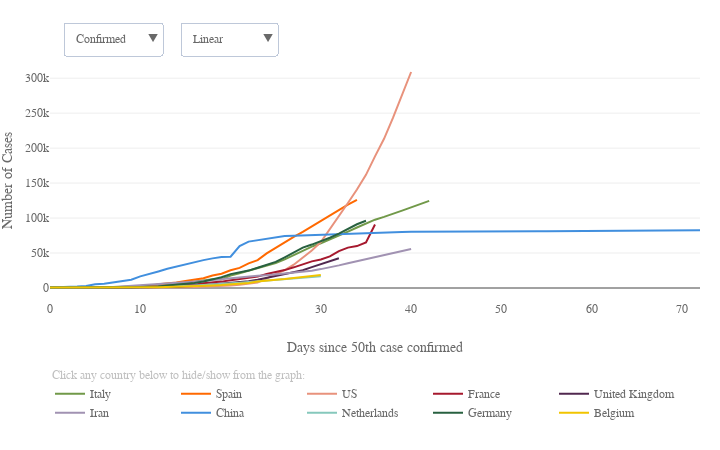

The notebook cell this image was saved under:
### Code cell
# Plot timeline confirmed top ten countries

# Plot

data = []
for i, c in enumerate(top10_country):
    data.append(go.Scatter(x = df_merged[df_merged['Country/Region'] == c].days_since_50th_conf,
                           y = df_merged[df_merged['Country/Region'] == c].confirmed,
                           name = c,
                           marker = dict(color = top10_col[i]),
                           hoverinfo = 'text+y',
                           hovertext = c,
                           hoverlabel = dict(bordercolor = top10_col[i], 
                                 bgcolor = 'white', 
                                 font = dict(color = top10_col[i])),
                          ))
    data.append(go.Scatter(x = df_merged[df_merged['Country/Region'] == c].days_since_50th_conf,
                           y = df_merged[df_merged['Country/Region'] == c].deaths,
                           name = c,
                           marker = dict(color = top10_col[i]),
                           hoverinfo = 'text+y',
                           hovertext = c,
                           hoverlabel = dict(bordercolor = top10_col[i], 
                                 bgcolor = 'white', 
                                 font = dict(color = top10_col[i])),
                           showlegend = False,
                           visible = False
                          ))

conf_visible = [True, False, True, False, True, False, True, False, True, False, 
                True, False, True, False, True, False, True, False, True, False] 
death_visible = [False, True, False, True, False, True, False, True, False, True, 
                 False, True, False, True, False, True, False, True, False, True]

lay = go.Layout(width = width_px, 
                height = height_px, 
                #bargap = 0.2,
                xaxis = dict(title='Days since 50th case confirmed',
                             nticks = 10,
                             rangemode = 'nonnegative',
                             zeroline = False,
                             showgrid = False,
                            ),
                yaxis = dict(title='Number of Cases',
                             type = 'linear',
                            ),
                hovermode = 'closest',
                font = dict(size = label_size,
                            family = label_font,
                            color = label_col,
                           ),
                legend = dict(x = 0.0, 
                              y = -0.33,
                              orientation = 'h',
                             ),
                margin=dict(l = margin_l, r = margin_r, b = margin_b, t = margin_t, pad=0),
                annotations=[dict(x = 0.0,
                                  y = -0.35,
                                  showarrow = False,
                                  text = 'Click any country below to hide/show from the graph:',
                                  xref = 'paper',
                                  yref = 'paper',
                                  font=dict(
                                      family = label_font,
                                      size = label_size,
                                      color = 'silver',),
                                 ),
                            ],
                updatemenus=[dict(buttons=list([dict(args = ["yaxis.type", 'linear'],
                                                     label = 'Linear',
                                                     method = 'relayout'
                                                    ),
                                                dict(
                                                    args = ["yaxis.type", 'log'],
                                                    label = 'Logarithmic',
                                                    method = 'relayout'
                                                )
                                               ]),
                                  direction = "down",
                                  pad = {"r": 10, "t": 10},
                                  showactive = True,
                                  x = 0.2,
                                  xanchor = 'left',
                                  y = 1.2,
                                  yanchor = 'top'
                                 ),
                             dict(buttons=list([dict(args = [{'visible': conf_visible, 'showlegend' : True }],
                                                     label = 'Confirmed   ',
                                                     method = 'restyle'
                                                    ),
                                                dict(args = [{'visible': death_visible, 'showlegend' : True }],
                                                     label = 'Deaths',
                                                     method = 'restyle'
                                                    ),
                                               ]),
                                  direction = "down",
                                  pad = {"r": 10, "t": 10},
                                  showactive = True,
                                  x = 0.02,
                                  xanchor = 'left',
                                  y = 1.2,
                                  yanchor = 'top'
                                 ),
                            ]
               )


fig = dict(data=data, layout=lay)
plotly.offline.iplot(fig)

# Save JS
plot = plotly.offline.plot({'data':data,
                            'layout':lay},
                           include_plotlyjs = False,
                           output_type = 'div',
                           config = dict(showLink = False,
                                         modeBarButtonsToRemove = ['sendDataToCloud'],
                                         displaylogo = False,
                                         responsive = True)
                          )

path = '../visuals/timelines/'
out_file = open(path+'timeline_days.html', 'w')
out_file.write('<!DOCTYPE html><html><head><script src="https://cdn.plot.ly/plotly-latest.min.js"></script></head><body>')
out_file.write(plot)
out_file.write('</body><html>')
out_file.close()

### Figure 1 — Plotly figure (JSON) as saved in the notebook; plotly's stock layout.template omitted (floating-point values rounded to 4 significant figures)
{"data": [{"hoverinfo": "text+y", "hoverlabel": {"bgcolor": "white", "bordercolor": "#719949", "font": {"color": "#719949"}}, "hovertext": "Italy", "marker": {"color": "#719949"}, "name": "Italy", "type": "scatter", "uid": "dec7b324-76e4-11ea-8419-8c8590b56c5d", "x": [-30, -29, -28, -27, -26, -25, -24, -23, -22, -21, -20, -19, -18, -17, -16, -15, -14, -13, -12, -11, -10, -9, -8, -7, -6, -5, -4, -3, -2, -1, 0, 1, 2, 3, 4, 5, 6, 7, 8, 9, 10, 11, 12, 13, 14, 15, 16, 17, 18, 19, 20, 21, 22, 23, 24, 25, 26, 27, 28, 29, 30, 31, 32, 33, 34, 35, 36, 37, 38, 39, 40, 41, 42], "y": [0, 0, 0, 0, 0, 0, 0, 0, 2, 2, 2, 2, 2, 2, 2, 3, 3, 3, 3, 3, 3, 3, 3, 3, 3, 3, 3, 3, 3, 20, 62, 155, 229, 322, 453, 655, 888, 1128, 1694, 2036, 2502, 3089, 3858, 4636, 5883, 7375, 9172, 10149, 12462, 12462, 17660, 21157, 24747, 27980, 31506, 35713, 41035, 47021, 53578, 59138, 63927, 69176, 74386, 80589, 86498, 92472, 97689, 101739, 105792, 110574, 115242, 119827, 124632]}, {"hoverinfo": "text+y", "hoverlabel": {"bgcolor": "white", "bordercolor": "#719949", "font": {"color": "#719949"}}, "hovertext": "Italy", "marker": {"color": "#719949"}, "name": "Italy", "showlegend": false, "type": "scatter", "uid": "dec7b4da-76e4-11ea-8f9c-8c8590b56c5d", "visible": false, "x": [-30, -29, -28, -27, -26, -25, -24, -23, -22, -21, -20, -19, -18, -17, -16, -15, -14, -13, -12, -11, -10, -9, -8, -7, -6, -5, -4, -3, -2, -1, 0, 1, 2, 3, 4, 5, 6, 7, 8, 9, 10, 11, 12, 13, 14, 15, 16, 17, 18, 19, 20, 21, 22, 23, 24, 25, 26, 27, 28, 29, 30, 31, 32, 33, 34, 35, 36, 37, 38, 39, 40, 41, 42], "y": [0, 0, 0, 0, 0, 0, 0, 0, 0, 0, 0, 0, 0, 0, 0, 0, 0, 0, 0, 0, 0, 0, 0, 0, 0, 0, 0, 0, 0, 1, 2, 3, 7, 10, 12, 17, 21, 29, 34, 52, 79, 107, 148, 197, 233, 366, 463, 631, 827, 827, 1266, 1441, 1809, 2158, 2503, 2978, 3405, 4032, 4825, 5476, 6077, 6820, 7503, 8215, 9134, 10023, 10779, 11591, 12428, 13155, 13915, 14681, 15362]}, {"hoverinfo": "text+y", "hoverlabel": {"bgcolor": "white", "bordercolor": "#FF6900", "font": {"color": "#FF6900"}}, "hovertext": "Spain", "marker": {"color": "#FF6900"}, "name": "Spain", "type": "scatter", "uid": "dec7b5e6-76e4-11ea-9aa6-8c8590b56c5d", "x": [-38, -37, -36, -35, -34, -33, -32, -31, -30, -29, -28, -27, -26, -25, -24, -23, -22, -21, -20, -19, -18, -17, -16, -15, -14, -13, -12, -11, -10, -9, -8, -7, -6, -5, -4, -3, -2, -1, 0, 1, 2, 3, 4, 5, 6, 7, 8, 9, 10, 11, 12, 13, 14, 15, 16, 17, 18, 19, 20, 21, 22, 23, 24, 25, 26, 27, 28, 29, 30, 31, 32, 33, 34], "y": [0, 0, 0, 0, 0, 0, 0, 0, 0, 1, 1, 1, 1, 1, 1, 1, 1, 2, 2, 2, 2, 2, 2, 2, 2, 2, 2, 2, 2, 2, 2, 2, 2, 6, 13, 15, 32, 45, 84, 120, 165, 222, 259, 400, 500, 673, 1073, 1695, 2277, 2277, 5232, 6391, 7798, 9942, 11748, 13910, 17963, 20410, 25374, 28768, 35136, 39885, 49515, 57786, 65719, 73235, 80110, 87956, 95923, 104118, 112065, 119199, 126168]}, {"hoverinfo": "text+y", "hoverlabel": {"bgcolor": "white", "bordercolor": "#FF6900", "font": {"color": "#FF6900"}}, "hovertext": "Spain", "marker": {"color": "#FF6900"}, "name": "Spain", "showlegend": false, "type": "scatter", "uid": "dec7b6e2-76e4-11ea-bbcd-8c8590b56c5d", "visible": false, "x": [-38, -37, -36, -35, -34, -33, -32, -31, -30, -29, -28, -27, -26, -25, -24, -23, -22, -21, -20, -19, -18, -17, -16, -15, -14, -13, -12, -11, -10, -9, -8, -7, -6, -5, -4, -3, -2, -1, 0, 1, 2, 3, 4, 5, 6, 7, 8, 9, 10, 11, 12, 13, 14, 15, 16, 17, 18, 19, 20, 21, 22, 23, 24, 25, 26, 27, 28, 29, 30, 31, 32, 33, 34], "y": [0, 0, 0, 0, 0, 0, 0, 0, 0, 0, 0, 0, 0, 0, 0, 0, 0, 0, 0, 0, 0, 0, 0, 0, 0, 0, 0, 0, 0, 0, 0, 0, 0, 0, 0, 0, 0, 0, 0, 0, 1, 2, 3, 5, 10, 17, 28, 35, 54, 55, 133, 195, 289, 342, 533, 623, 830, 1043, 1375, 1772, 2311, 2808, 3647, 4365, 5138, 5982, 6803, 7716, 8464, 9387, 10348, 11198, 11947]}, {"hoverinfo": "text+y", "hoverlabel": {"bgcolor": "white", "bordercolor": "#E8927C", "font": {"color": "#E8927C"}}, "hovertext": "US", "marker": {"color": "#E8927C"}, "name": "US", "type": "scatter", "uid": "dec7b7c8-76e4-11ea-b833-8c8590b56c5d", "x": [-32, -31, -30, -29, -28, -27, -26, -25, -24, -23, -22, -21, -20, -19, -18, -17, -16, -15, -14, -13, -12, -11, -10, -9, -8, -7, -6, -5, -4, -3, -2, -1, 0, 1, 2, 3, 4, 5, 6, 7, 8, 9, 10, 11, 12, 13, 14, 15, 16, 17, 18, 19, 20, 21, 22, 23, 24, 25, 26, 27, 28, 29, 30, 31, 32, 33, 34, 35, 36, 37, 38, 39, 40], "y": [1, 2, 2, 5, 5, 5, 5, 5, 7, 8, 8, 11, 11, 11, 11, 11, 11, 11, 11, 12, 12, 13, 13, 13, 13, 13, 13, 13, 13, 15, 15, 15, 51, 51, 57, 58, 60, 68, 74, 98, 118, 149, 217, 262, 402, 518, 583, 959, 1281, 1663, 2179, 2727, 3499, 4632, 6421, 7783, 13677, 19100, 25489, 33276, 43847, 53740, 65778, 83836, 101657, 121478, 140886, 161807, 188172, 213372, 243453, 275586, 308850]}, {"hoverinfo": "text+y", "hoverlabel": {"bgcolor": "white", "bordercolor": "#E8927C", "font": {"color": "#E8927C"}}, "hovertext": "US", "marker": {"color": "#E8927C"}, "name": "US", "showlegend": false, "type": "scatter", "uid": "dec7b8b8-76e4-11ea-b1c1-8c8590b56c5d", "visible": false, "x": [-32, -31, -30, -29, -28, -27, -26, -25, -24, -23, -22, -21, -20, -19, -18, -17, -16, -15, -14, -13, -12, -11, -10, -9, -8, -7, -6, -5, -4, -3, -2, -1, 0, 1, 2, 3, 4, 5, 6, 7, 8, 9, 10, 11, 12, 13, 14, 15, 16, 17, 18, 19, 20, 21, 22, 23, 24, 25, 26, 27, 28, 29, 30, 31, 32, 33, 34, 35, 36, 37, 38, 39, 40], "y": [0, 0, 0, 0, 0, 0, 0, 0, 0, 0, 0, 0, 0, 0, 0, 0, 0, 0, 0, 0, 0, 0, 0, 0, 0, 0, 0, 0, 0, 0, 0, 0, 0, 0, 0, 0, 0, 1, 1, 6, 7, 11, 12, 14, 17, 21, 22, 28, 36, 40, 47, 54, 63, 85, 108, 118, 200, 244, 307, 417, 557, 706, 942, 1209, 1581, 2026, 2467, 2978, 3873, 4757, 5926, 7087, 8407]}, {"hoverinfo": "text+y", "hoverlabel": {"bgcolor": "white", "bordercolor": "#A6192E", "font": {"color": "#A6192E"}}, "hovertext": "France", "marker": {"color": "#A6192E"}, "name": "France", "type": "scatter", "uid": "dec7b99e-76e4-11ea-b7b0-8c8590b56c5d", "x": [-36, -35, -34, -33, -32, -31, -30, -29, -28, -27, -26, -25, -24, -23, -22, -21, -20, -19, -18, -17, -16, -15, -14, -13, -12, -11, -10, -9, -8, -7, -6, -5, -4, -3, -2, -1, 0, 1, 2, 3, 4, 5, 6, 7, 8, 9, 10, 11, 12, 13, 14, 15, 16, 17, 18, 19, 20, 21, 22, 23, 24, 25, 26, 27, 28, 29, 30, 31, 32, 33, 34, 35, 36], "y": [0, 2, 3, 3, 3, 4, 5, 5, 5, 6, 6, 6, 6, 6, 6, 6, 11, 11, 11, 11, 11, 11, 11, 12, 12, 12, 12, 12, 12, 12, 12, 12, 12, 14, 18, 38, 57, 100, 130, 191, 204, 288, 380, 656, 959, 1136, 1219, 1794, 2293, 2293, 3681, 4496, 4532, 6683, 7715, 9124, 10970, 12758, 14463, 16243, 20123, 22622, 25600, 29551, 33402, 38105, 40708, 45170, 52827, 57749, 59929, 65202, 90848]}, {"hoverinfo": "text+y", "hoverlabel": {"bgcolor": "white", "bordercolor": "#A6192E", "font": {"color": "#A6192E"}}, "hovertext": "France", "marker": {"color": "#A6192E"}, "name": "France", "showlegend": false, "type": "scatter", "uid": "dec7ba82-76e4-11ea-a9d7-8c8590b56c5d", "visible": false, "x": [-36, -35, -34, -33, -32, -31, -30, -29, -28, -27, -26, -25, -24, -23, -22, -21, -20, -19, -18, -17, -16, -15, -14, -13, -12, -11, -10, -9, -8, -7, -6, -5, -4, -3, -2, -1, 0, 1, 2, 3, 4, 5, 6, 7, 8, 9, 10, 11, 12, 13, 14, 15, 16, 17, 18, 19, 20, 21, 22, 23, 24, 25, 26, 27, 28, 29, 30, 31, 32, 33, 34, 35, 36], "y": [0, 0, 0, 0, 0, 0, 0, 0, 0, 0, 0, 0, 0, 0, 0, 0, 0, 0, 0, 0, 0, 0, 0, 1, 1, 1, 1, 1, 1, 1, 1, 1, 1, 1, 2, 2, 2, 2, 2, 3, 4, 4, 6, 9, 11, 19, 19, 33, 48, 48, 79, 91, 91, 149, 149, 149, 244, 451, 563, 676, 862, 1102, 1333, 1698, 1997, 2317, 2611, 3030, 3532, 4043, 5398, 6520, 7574]}, {"hoverinfo": "text+y", "hoverlabel": {"bgcolor": "white", "bordercolor": "#51284F", "font": {"color": "#51284F"}}, "hovertext": "United Kingdom", "marker": {"color": "#51284F"}, "name": "United Kingdom", "type": "scatter", "uid": "dec7bb62-76e4-11ea-bad4-8c8590b56c5d", "x": [-40, -39, -38, -37, -36, -35, -34, -33, -32, -31, -30, -29, -28, -27, -26, -25, -24, -23, -22, -21, -20, -19, -18, -17, -16, -15, -14, -13, -12, -11, -10, -9, -8, -7, -6, -5, -4, -3, -2, -1, 0, 1, 2, 3, 4, 5, 6, 7, 8, 9, 10, 11, 12, 13, 14, 15, 16, 17, 18, 19, 20, 21, 22, 23, 24, 25, 26, 27, 28, 29, 30, 31, 32], "y": [0, 0, 0, 0, 0, 0, 0, 0, 2, 2, 2, 2, 2, 2, 2, 3, 3, 3, 8, 8, 9, 9, 9, 9, 9, 9, 9, 9, 9, 9, 9, 9, 13, 13, 13, 15, 20, 23, 36, 40, 51, 86, 116, 164, 207, 274, 322, 384, 459, 459, 802, 1144, 1145, 1551, 1960, 2642, 2716, 4014, 5067, 5745, 6726, 8164, 9640, 11812, 14745, 17312, 19780, 22453, 25481, 29865, 34173, 38689, 42477]}, {"hoverinfo": "text+y", "hoverlabel": {"bgcolor": "white", "bordercolor": "#51284F", "font": {"color": "#51284F"}}, "hovertext": "United Kingdom", "marker": {"color": "#51284F"}, "name": "United Kingdom", "showlegend": false, "type": "scatter", "uid": "dec7bc46-76e4-11ea-aef5-8c8590b56c5d", "visible": false, "x": [-40, -39, -38, -37, -36, -35, -34, -33, -32, -31, -30, -29, -28, -27, -26, -25, -24, -23, -22, -21, -20, -19, -18, -17, -16, -15, -14, -13, -12, -11, -10, -9, -8, -7, -6, -5, -4, -3, -2, -1, 0, 1, 2, 3, 4, 5, 6, 7, 8, 9, 10, 11, 12, 13, 14, 15, 16, 17, 18, 19, 20, 21, 22, 23, 24, 25, 26, 27, 28, 29, 30, 31, 32], "y": [0, 0, 0, 0, 0, 0, 0, 0, 0, 0, 0, 0, 0, 0, 0, 0, 0, 0, 0, 0, 0, 0, 0, 0, 0, 0, 0, 0, 0, 0, 0, 0, 0, 0, 0, 0, 0, 0, 0, 0, 0, 0, 1, 2, 2, 3, 4, 6, 8, 8, 8, 21, 21, 56, 56, 72, 138, 178, 234, 282, 336, 423, 466, 580, 761, 1021, 1231, 1411, 1793, 2357, 2926, 3611, 4320]}, {"hoverinfo": "text+y", "hoverlabel": {"bgcolor": "white", "bordercolor": "#A192B2", "font": {"color": "#A192B2"}}, "hovertext": "Iran", "marker": {"color": "#A192B2"}, "name": "Iran", "type": "scatter", "uid": "dec7bd2e-76e4-11ea-8ce8-8c8590b56c5d", "x": [-32, -31, -30, -29, -28, -27, -26, -25, -24, -23, -22, -21, -20, -19, -18, -17, -16, -15, -14, -13, -12, -11, -10, -9, -8, -7, -6, -5, -4, -3, -2, -1, 0, 1, 2, 3, 4, 5, 6, 7, 8, 9, 10, 11, 12, 13, 14, 15, 16, 17, 18, 19, 20, 21, 22, 23, 24, 25, 26, 27, 28, 29, 30, 31, 32, 33, 34, 35, 36, 37, 38, 39, 40], "y": [0, 0, 0, 0, 0, 0, 0, 0, 0, 0, 0, 0, 0, 0, 0, 0, 0, 0, 0, 0, 0, 0, 0, 0, 0, 0, 0, 2, 5, 18, 28, 43, 61, 95, 139, 245, 388, 593, 978, 1501, 2336, 2922, 3513, 4747, 5823, 6566, 7161, 8042, 9000, 10075, 11364, 12729, 13938, 14991, 16169, 17361, 18407, 19644, 20610, 21638, 23049, 24811, 27017, 29406, 32332, 35408, 38309, 41495, 44605, 47593, 50468, 53183, 55743]}, {"hoverinfo": "text+y", "hoverlabel": {"bgcolor": "white", "bordercolor": "#A192B2", "font": {"color": "#A192B2"}}, "hovertext": "Iran", "marker": {"color": "#A192B2"}, "name": "Iran", "showlegend": false, "type": "scatter", "uid": "dec7be12-76e4-11ea-9788-8c8590b56c5d", "visible": false, "x": [-32, -31, -30, -29, -28, -27, -26, -25, -24, -23, -22, -21, -20, -19, -18, -17, -16, -15, -14, -13, -12, -11, -10, -9, -8, -7, -6, -5, -4, -3, -2, -1, 0, 1, 2, 3, 4, 5, 6, 7, 8, 9, 10, 11, 12, 13, 14, 15, 16, 17, 18, 19, 20, 21, 22, 23, 24, 25, 26, 27, 28, 29, 30, 31, 32, 33, 34, 35, 36, 37, 38, 39, 40], "y": [0, 0, 0, 0, 0, 0, 0, 0, 0, 0, 0, 0, 0, 0, 0, 0, 0, 0, 0, 0, 0, 0, 0, 0, 0, 0, 0, 2, 2, 4, 5, 8, 12, 16, 19, 26, 34, 43, 54, 66, 77, 92, 107, 124, 145, 194, 237, 291, 354, 429, 514, 611, 724, 853, 988, 1135, 1284, 1433, 1556, 1685, 1812, 1934, 2077, 2234, 2378, 2517, 2640, 2757, 2898, 3036, 3160, 3294, 3452]}, {"hoverinfo": "text+y", "hoverlabel": {"bgcolor": "white", "bordercolor": "#418FDE", "font": {"color": "#418FDE"}}, "hovertext": "China", "marker": {"color": "#418FDE"}, "name": "China", "type": "scatter", "uid": "dec7beee-76e4-11ea-b55e-8c8590b56c5d", "x": [0, 1, 2, 3, 4, 5, 6, 7, 8, 9, 10, 11, 12, 13, 14, 15, 16, 17, 18, 19, 20, 21, 22, 23, 24, 25, 26, 27, 28, 29, 30, 31, 32, 33, 34, 35, 36, 37, 38, 39, 40, 41, 42, 43, 44, 45, 46, 47, 48, 49, 50, 51, 52, 53, 54, 55, 56, 57, 58, 59, 60, 61, 62, 63, 64, 65, 66, 67, 68, 69, 70, 71, 72], "y": [643, 920, 1406, 2075, 2877, 5509, 6087, 8141, 9802, 11891, 16630, 19716, 23707, 27440, 30587, 34110, 36814, 39829, 42354, 44386, 44759, 59895, 66358, 68413, 70513, 72434, 74211, 74619, 75077, 75550, 77001, 77022, 77241, 77754, 78166, 78600, 78928, 79356, 79932, 80136, 80261, 80386, 80537, 80690, 80770, 80823, 80860, 80887, 80921, 80932, 80945, 80977, 81003, 81033, 81058, 81102, 81156, 81250, 81305, 81435, 81498, 81591, 81661, 81782, 81897, 81999, 82122, 82198, 82279, 82361, 82432, 82511, 82543]}, {"hoverinfo": "text+y", "hoverlabel": {"bgcolor": "white", "bordercolor": "#418FDE", "font": {"color": "#418FDE"}}, "hovertext": "China", "marker": {"color": "#418FDE"}, "name": "China", "showlegend": false, "type": "scatter", "uid": "dec7bfd4-76e4-11ea-b0d8-8c8590b56c5d", "visible": false, "x": [0, 1, 2, 3, 4, 5, 6, 7, 8, 9, 10, 11, 12, 13, 14, 15, 16, 17, 18, 19, 20, 21, 22, 23, 24, 25, 26, 27, 28, 29, 30, 31, 32, 33, 34, 35, 36, 37, 38, 39, 40, 41, 42, 43, 44, 45, 46, 47, 48, 49, 50, 51, 52, 53, 54, 55, 56, 57, 58, 59, 60, 61, 62, 63, 64, 65, 66, 67, 68, 69, 70, 71, 72], "y": [18, 26, 42, 56, 82, 131, 133, 171, 213, 259, 361, 425, 491, 563, 633, 718, 805, 905, 1012, 1112, 1117, 1369, 1521, 1663, 1766, 1864, 2003, 2116, 2238, 2238, 2443, 2445, 2595, 2665, 2717, 2746, 2790, 2837, 2872, 2914, 2947, 2983, 3015, 3044, 3072, 3100, 3123, 3139, 3161, 3172, 3180, 3193, 3203, 3217, 3230, 3241, 3249, 3253, 3259, 3274, 3274, 3281, 3285, 3291, 3296, 3299, 3304, 3308, 3309, 3316, 3322, 3326, 3330]}, {"hoverinfo": "text+y", "hoverlabel": {"bgcolor": "white", "bordercolor": "#86C8BC", "font": {"color": "#86C8BC"}}, "hovertext": "Netherlands", "marker": {"color": "#86C8BC"}, "name": "Netherlands", "type": "scatter", "uid": "dec7c0b8-76e4-11ea-a973-8c8590b56c5d", "x": [-42, -41, -40, -39, -38, -37, -36, -35, -34, -33, -32, -31, -30, -29, -28, -27, -26, -25, -24, -23, -22, -21, -20, -19, -18, -17, -16, -15, -14, -13, -12, -11, -10, -9, -8, -7, -6, -5, -4, -3, -2, -1, 0, 1, 2, 3, 4, 5, 6, 7, 8, 9, 10, 11, 12, 13, 14, 15, 16, 17, 18, 19, 20, 21, 22, 23, 24, 25, 26, 27, 28, 29, 30], "y": [0, 0, 0, 0, 0, 0, 0, 0, 0, 0, 0, 0, 0, 0, 0, 0, 0, 0, 0, 0, 0, 0, 0, 0, 0, 0, 0, 0, 0, 0, 0, 0, 0, 0, 0, 1, 1, 6, 10, 18, 24, 38, 82, 128, 188, 265, 321, 382, 503, 503, 806, 962, 1138, 1416, 1711, 2058, 2467, 3003, 3640, 4217, 4764, 5580, 6438, 7468, 8647, 9819, 10930, 11817, 12667, 13696, 14788, 15821, 16727]}, {"hoverinfo": "text+y", "hoverlabel": {"bgcolor": "white", "bordercolor": "#86C8BC", "font": {"color": "#86C8BC"}}, "hovertext": "Netherlands", "marker": {"color": "#86C8BC"}, "name": "Netherlands", "showlegend": false, "type": "scatter", "uid": "dec7c194-76e4-11ea-a87c-8c8590b56c5d", "visible": false, "x": [-42, -41, -40, -39, -38, -37, -36, -35, -34, -33, -32, -31, -30, -29, -28, -27, -26, -25, -24, -23, -22, -21, -20, -19, -18, -17, -16, -15, -14, -13, -12, -11, -10, -9, -8, -7, -6, -5, -4, -3, -2, -1, 0, 1, 2, 3, 4, 5, 6, 7, 8, 9, 10, 11, 12, 13, 14, 15, 16, 17, 18, 19, 20, 21, 22, 23, 24, 25, 26, 27, 28, 29, 30], "y": [0, 0, 0, 0, 0, 0, 0, 0, 0, 0, 0, 0, 0, 0, 0, 0, 0, 0, 0, 0, 0, 0, 0, 0, 0, 0, 0, 0, 0, 0, 0, 0, 0, 0, 0, 0, 0, 0, 0, 0, 0, 0, 0, 1, 1, 3, 3, 4, 5, 5, 10, 12, 20, 24, 43, 58, 77, 107, 137, 180, 214, 277, 357, 435, 547, 640, 772, 865, 1040, 1175, 1341, 1490, 1656]}, {"hoverinfo": "text+y", "hoverlabel": {"bgcolor": "white", "bordercolor": "#286140", "font": {"color": "#286140"}}, "hovertext": "Germany", "marker": {"color": "#286140"}, "name": "Germany", "type": "scatter", "uid": "dec7c27e-76e4-11ea-a441-8c8590b56c5d", "x": [-37, -36, -35, -34, -33, -32, -31, -30, -29, -28, -27, -26, -25, -24, -23, -22, -21, -20, -19, -18, -17, -16, -15, -14, -13, -12, -11, -10, -9, -8, -7, -6, -5, -4, -3, -2, -1, 0, 1, 2, 3, 4, 5, 6, 7, 8, 9, 10, 11, 12, 13, 14, 15, 16, 17, 18, 19, 20, 21, 22, 23, 24, 25, 26, 27, 28, 29, 30, 31, 32, 33, 34, 35], "y": [0, 0, 0, 0, 1, 4, 4, 4, 5, 8, 10, 12, 12, 12, 12, 13, 13, 14, 14, 16, 16, 16, 16, 16, 16, 16, 16, 16, 16, 16, 16, 16, 16, 17, 27, 46, 48, 79, 130, 159, 196, 262, 482, 670, 799, 1040, 1176, 1457, 1908, 2078, 3675, 4585, 5795, 7272, 9257, 12327, 15320, 19848, 22213, 24873, 29056, 32986, 37323, 43938, 50871, 57695, 62095, 66885, 71808, 77872, 84794, 91159, 96092]}, {"hoverinfo": "text+y", "hoverlabel": {"bgcolor": "white", "bordercolor": "#286140", "font": {"color": "#286140"}}, "hovertext": "Germany", "marker": {"color": "#286140"}, "name": "Germany", "showlegend": false, "type": "scatter", "uid": "dec7c358-76e4-11ea-85de-8c8590b56c5d", "visible": false, "x": [-37, -36, -35, -34, -33, -32, -31, -30, -29, -28, -27, -26, -25, -24, -23, -22, -21, -20, -19, -18, -17, -16, -15, -14, -13, -12, -11, -10, -9, -8, -7, -6, -5, -4, -3, -2, -1, 0, 1, 2, 3, 4, 5, 6, 7, 8, 9, 10, 11, 12, 13, 14, 15, 16, 17, 18, 19, 20, 21, 22, 23, 24, 25, 26, 27, 28, 29, 30, 31, 32, 33, 34, 35], "y": [0, 0, 0, 0, 0, 0, 0, 0, 0, 0, 0, 0, 0, 0, 0, 0, 0, 0, 0, 0, 0, 0, 0, 0, 0, 0, 0, 0, 0, 0, 0, 0, 0, 0, 0, 0, 0, 0, 0, 0, 0, 0, 0, 0, 0, 0, 2, 2, 3, 3, 7, 9, 11, 17, 24, 28, 44, 67, 84, 94, 123, 157, 206, 267, 342, 433, 533, 645, 775, 920, 1107, 1275, 1444]}, {"hoverinfo": "text+y", "hoverlabel": {"bgcolor": "white", "bordercolor": "#F1C400", "font": {"color": "#F1C400"}}, "hovertext": "Belgium", "marker": {"color": "#F1C400"}, "name": "Belgium", "type": "scatter", "uid": "dec7c434-76e4-11ea-b5e1-8c8590b56c5d", "x": [-42, -41, -40, -39, -38, -37, -36, -35, -34, -33, -32, -31, -30, -29, -28, -27, -26, -25, -24, -23, -22, -21, -20, -19, -18, -17, -16, -15, -14, -13, -12, -11, -10, -9, -8, -7, -6, -5, -4, -3, -2, -1, 0, 1, 2, 3, 4, 5, 6, 7, 8, 9, 10, 11, 12, 13, 14, 15, 16, 17, 18, 19, 20, 21, 22, 23, 24, 25, 26, 27, 28, 29, 30], "y": [0, 0, 0, 0, 0, 0, 0, 0, 0, 0, 0, 0, 1, 1, 1, 1, 1, 1, 1, 1, 1, 1, 1, 1, 1, 1, 1, 1, 1, 1, 1, 1, 1, 1, 1, 1, 1, 1, 2, 8, 13, 23, 50, 109, 169, 200, 239, 267, 314, 314, 559, 689, 886, 1058, 1243, 1486, 1795, 2257, 2815, 3401, 3743, 4269, 4937, 6235, 7284, 9134, 10836, 11899, 12775, 13964, 15348, 16770, 18431]}, {"hoverinfo": "text+y", "hoverlabel": {"bgcolor": "white", "bordercolor": "#F1C400", "font": {"color": "#F1C400"}}, "hovertext": "Belgium", "marker": {"color": "#F1C400"}, "name": "Belgium", "showlegend": false, "type": "scatter", "uid": "dec7c510-76e4-11ea-907a-8c8590b56c5d", "visible": false, "x": [-42, -41, -40, -39, -38, -37, -36, -35, -34, -33, -32, -31, -30, -29, -28, -27, -26, -25, -24, -23, -22, -21, -20, -19, -18, -17, -16, -15, -14, -13, -12, -11, -10, -9, -8, -7, -6, -5, -4, -3, -2, -1, 0, 1, 2, 3, 4, 5, 6, 7, 8, 9, 10, 11, 12, 13, 14, 15, 16, 17, 18, 19, 20, 21, 22, 23, 24, 25, 26, 27, 28, 29, 30], "y": [0, 0, 0, 0, 0, 0, 0, 0, 0, 0, 0, 0, 0, 0, 0, 0, 0, 0, 0, 0, 0, 0, 0, 0, 0, 0, 0, 0, 0, 0, 0, 0, 0, 0, 0, 0, 0, 0, 0, 0, 0, 0, 0, 0, 0, 0, 0, 0, 3, 3, 3, 4, 4, 5, 10, 14, 21, 37, 67, 75, 88, 122, 178, 220, 289, 353, 431, 513, 705, 828, 1011, 1143, 1283]}], "layout": {"annotations": [{"font": {"color": "silver", "family": "Gentona, Tahoma, sans-serif", "size": 12}, "showarrow": false, "text": "Click any country below to hide/show from the graph:", "x": 0, "xref": "paper", "y": -0.35, "yref": "paper"}], "font": {"color": "dimgray", "family": "Gentona, Tahoma, sans-serif", "size": 12}, "height": 450, "hovermode": "closest", "legend": {"orientation": "h", "x": 0, "y": -0.33}, "margin": {"b": 150, "l": 50, "pad": 0, "r": 20, "t": 20}, "updatemenus": [{"buttons": [{"args": ["yaxis.type", "linear"], "label": "Linear", "method": "relayout"}, {"args": ["yaxis.type", "log"], "label": "Logarithmic", "method": "relayout"}], "direction": "down", "pad": {"r": 10, "t": 10}, "showactive": true, "x": 0.2, "xanchor": "left", "y": 1.2, "yanchor": "top"}, {"buttons": [{"args": [{"showlegend": true, "visible": [true, false, true, false, true, false, true, false, true, false, true, false, true, false, true, false, true, false, true, false]}], "label": "Confirmed   ", "method": "restyle"}, {"args": [{"showlegend": true, "visible": [false, true, false, true, false, true, false, true, false, true, false, true, false, true, false, true, false, true, false, true]}], "label": "Deaths", "method": "restyle"}], "direction": "down", "pad": {"r": 10, "t": 10}, "showactive": true, "x": 0.02, "xanchor": "left", "y": 1.2, "yanchor": "top"}], "width": 720, "xaxis": {"nticks": 10, "rangemode": "nonnegative", "showgrid": false, "title": "Days since 50th case confirmed", "zeroline": false}, "yaxis": {"title": "Number of Cases", "type": "linear"}}}
